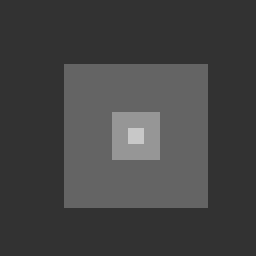
%> input picture DONE/1_Lab/Demo1/squares.gif, 256 x 256 px
$ octave --eval "read_image;"   (GNU Octave 9; MATLAB toolbox functions it lacks are replaced by stand-ins)
%> lines starting %> are read from the running program, lines starting %| are printed output that depends on the picture
%
% ISEL - Instituto Superior de Engenharia de Lisboa.
%
% MEIC - Mestrado em Engenharia Inform醫ica e de Computadores.
% MEIM - Mestrado em Engenharia Inform醫ica e Multim閐ia.
%
% PIB - Processamento de Imagem e Biometria.
%
% read_image.m
% Fun玢o que ilustra a manipula玢o de imagens com n韛eis de cinzento.

function read_image()

% Fechar todas as janelas de figuras.
close all;

% Limpar a consola.
clc

%Octave
%pkg load image

% Ler a imagem a partir do ficheiro.

% Bin醨ia
%I = imread('man_bw.tif');

% N韛eis de cinzento
% I = imread('camera.gif');
%I = imread('bird.gif');
%I = imread('lena.gif');
% I = 0.5 * imread('lena.gif');
I = imread('squares.gif');
%> I is the input picture: size 256x256 uint8; min 50, max 200, mean 67.8


% Obter as dimens鮡s (resolu玢o da imagem).
[M, N] = size(I);
%> M = 256; N = 256

% Imprimir mensagem com as dimens鮡s e resolu玢o da imagem.
fprintf('Image with resolution %d x %d = %d pixels\n', M, N, M*N);
%| Image with resolution 256 x 256 = 65536 pixels

H = entropy(I)
%> H = 1.08

% Lan鏰r nova janela de figura e mostrar a imagem em n韛eis de cinzento
% e o respetivo histograma.
figure(1);
subplot(121); imshow(I); colorbar; title(' Image ' );
subplot(122); imhist(I); title( sprintf(' Histogram. H=%.2f\n',H) );
impixelinfo;

% Escrever a imagem em n韛eis de cinzento como ficheiro PNG.
imwrite( I, 'out.png' );

% Calcular a energia da imagem.
E = sum(sum( I.^2 ));
%> E = 16711680

% Calcular a pot阯cia da imagem.
P = E / (M*N);
%> P = 255

% Calcular o valor m閐io da imagem.
m = sum(sum( I )) / (M*N);
%> m = 67.77

fprintf(' Energy=%d, Power=%d, Mean=%.2f\n', E, P, m);
%|  Energy=16711680, Power=255, Mean=67.77

% Calcular o valor m韓imo e valor m醲imo da imagem.
mi  = min(min(I));
%> mi = 50
mx = max(max(I));
%> mx = 200
fprintf(' Min=%d, Max=%d \n', mi, mx);
%|  Min=50, Max=200
%> `read_image;`:
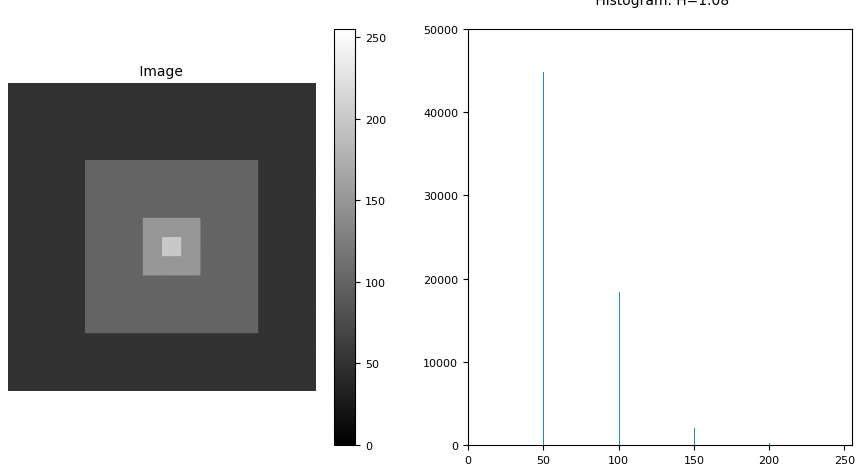
%> figure redrawn from the program's plot data, 2 panels

% [16 lines of commented-out code are left out]

end
